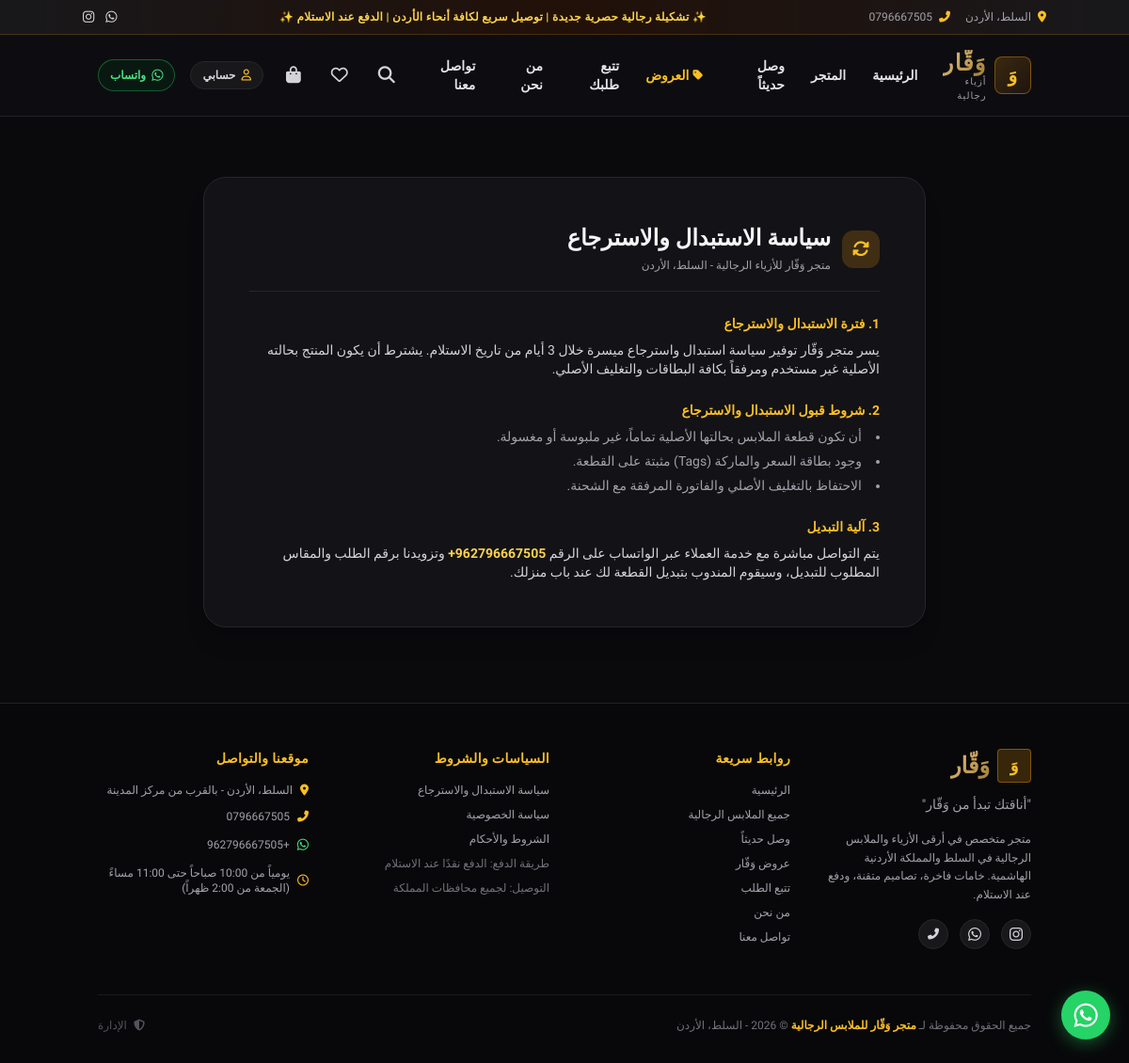
The page /returns on the database its author committed.
### tables this page shows
CREATE TABLE store_settings (
        key TEXT PRIMARY KEY,
        value TEXT NOT NULL
    );

### routes/store_routes.py (the view)
@store_bp.route('/returns')
def returns():
    return render_template('pages/returns.html')

### database.py (called while the page is built)
def get_database_url():
    url = os.environ.get('DATABASE_URL')
    if url and url.startswith("postgres://"):
        url = "postgresql://" + url[len("postgres://"):]
    return url

def is_postgres():
    return bool(get_database_url())

def get_db():
    if is_postgres():
        import psycopg2
        url = get_database_url()
        raw_conn = psycopg2.connect(url)
        return PostgresConnectionWrapper(raw_conn)
    else:
        conn = sqlite3.connect(DB_PATH)
        conn.row_factory = sqlite3.Row
        conn.execute("PRAGMA foreign_keys = ON;")
        return conn

def get_all_settings():
    conn = get_db()
    rows = conn.execute("SELECT key, value FROM store_settings").fetchall()
    conn.close()
    result = {}
    for row in rows:
        k = row['key'] if isinstance(row, dict) or hasattr(row, 'get') else row[0]
        v = row['value'] if isinstance(row, dict) or hasattr(row, 'get') else row[1]
        result[k] = v
    return result

### templates/pages/returns.html (shortened to what this page needs)
{% extends 'base.html' %}
{% block content %}
<div class="container mx-auto px-4 py-12">
  <div class="max-w-3xl mx-auto bg-[#121217] border border-zinc-800 rounded-3xl p-8 sm:p-12 shadow-xl">
    <div class="flex items-center gap-3 mb-6 pb-4 border-b border-zinc-800">
      <div class="w-10 h-10 rounded-xl bg-amber-500/20 text-amber-400 flex items-center justify-center text-lg font-bold">
        <i class="fas fa-sync-alt"></i>
      </div>
      <div>
        <h1 class="text-xl sm:text-2xl font-black text-zinc-100">سياسة الاستبدال والاسترجاع</h1>
        <span class="text-xs text-zinc-400">متجر وَقّار للأزياء الرجالية - السلط، الأردن</span>
      </div>
    </div>
    <div class="space-y-6 text-xs sm:text-sm text-zinc-300 leading-relaxed">
      <div>
        <h2 class="font-bold text-amber-400 mb-2 text-sm">1. فترة الاستبدال والاسترجاع</h2>
        <p>{{ settings.get('exchange_policy', 'يحق للعميل استبدال أو استرجاع الملابس خلال 3 أيام من تاريخ الاستلام.') }}</p>
      </div>
      <div>
        <h2 class="font-bold text-amber-400 mb-2 text-sm">2. شروط قبول الاستبدال والاسترجاع</h2>
        <ul class="list-disc list-inside space-y-1.5 text-zinc-400">
          <li>أن تكون قطعة الملابس بحالتها الأصلية تماماً، غير ملبوسة أو مغسولة.</li>
          <li>وجود بطاقة السعر والماركة (Tags) مثبتة على القطعة.</li>
          <li>الاحتفاظ بالتغليف الأصلي والفاتورة المرفقة مع الشحنة.</li>
        </ul>
      </div>
      <div>
        <h2 class="font-bold text-amber-400 mb-2 text-sm">3. آلية التبديل</h2>
        <p>يتم التواصل مباشرة مع خدمة العملاء عبر الواتساب على الرقم <strong class="text-amber-300" dir="ltr">{{ settings.get('whatsapp', '+962796667505') }}</strong> وتزويدنا برقم الطلب والمقاس المطلوب للتبديل، وسيقوم المندوب بتبديل القطعة لك عند باب منزلك.</p>
      </div>
    </div>
  </div>
</div>
{% endblock %}

### templates/base.html (shortened to what this page needs)
<!DOCTYPE html>
<html lang="ar" dir="rtl" class="scroll-smooth">
<head>
  <script src="https://cdn.tailwindcss.com"></script>
  <link rel="stylesheet" href="https://cdnjs.cloudflare.com/ajax/libs/font-awesome/6.5.1/css/all.min.css">
  <link rel="stylesheet" href="{{ url_for('static', filename='css/style.css') }}">
</head>
<body class="bg-[#0a0a0c] text-zinc-100 min-h-screen flex flex-col antialiased selection:bg-amber-500/30 selection:text-amber-200">
  {% if settings.get('announcement_bar') %}
  <div class="bg-gradient-to-r from-zinc-900 via-amber-950/40 to-zinc-900 text-amber-300 text-xs py-2 px-4 text-center font-medium border-b border-amber-500/20">
    <div class="container mx-auto flex items-center justify-between">
      <div class="hidden sm:flex items-center gap-4 text-zinc-400">
        <span><i class="fas fa-map-marker-alt text-amber-400 ml-1"></i> السلط، الأردن</span>
        <a href="tel:{{ settings.get('phone', '0796667505') }}" class="hover:text-amber-300 transition"><i class="fas fa-phone-alt text-amber-400 ml-1"></i> {{ settings.get('phone', '0796667505') }}</a>
      </div>
      <div class="flex-1 text-center font-semibold tracking-wide">
        {{ settings.get('announcement_bar') }}
      </div>
      <div class="hidden sm:flex items-center gap-3">
        <a href="https://wa.me/{{ settings.get('whatsapp', '+962796667505')|replace('+', '')|replace(' ', '') }}" target="_blank" class="text-zinc-300 hover:text-green-400 transition text-sm">
          <i class="fab fa-whatsapp"></i>
        </a>
        <a href="{{ settings.get('instagram_url', 'https://instagram.com/waqar_fashion199') }}" target="_blank" class="text-zinc-300 hover:text-pink-400 transition text-sm">
          <i class="fab fa-instagram"></i>
        </a>
      </div>
    </div>
  </div>
  {% endif %}
  <header class="sticky top-0 z-40 bg-[#0e0e12]/95 backdrop-blur-md border-b border-zinc-800/80 transition-all duration-300">
    <div class="container mx-auto px-4 py-3.5 flex items-center justify-between gap-4">
      <div class="flex items-center gap-3">
        <a href="{{ url_for('store.index') }}" class="flex items-center gap-2 group">
          <div class="w-10 h-10 rounded-lg bg-gradient-to-br from-amber-500/20 to-amber-700/10 border border-amber-500/40 flex items-center justify-center text-amber-400 text-xl font-black group-hover:border-amber-400 transition">
            وَ
          </div>
          <div>
            <span class="text-2xl font-black tracking-wider gold-gradient-text">وَقّار</span>
            <span class="block text-[10px] text-zinc-400 font-medium tracking-widest -mt-1">أزياء رجالية</span>
          </div>
        </a>
      </div>
      <nav class="hidden lg:flex items-center gap-7 text-sm font-semibold">
        <a href="{{ url_for('store.index') }}" class="text-zinc-200 hover:text-amber-400 transition py-1">الرئيسية</a>
        <a href="{{ url_for('store.shop') }}" class="text-zinc-200 hover:text-amber-400 transition py-1">المتجر</a>
        <a href="{{ url_for('store.shop', filter='new') }}" class="text-zinc-200 hover:text-amber-400 transition py-1">وصل حديثاً</a>
        <a href="{{ url_for('store.shop', filter='offer') }}" class="text-amber-400 hover:text-amber-300 transition py-1 flex items-center gap-1">
          <i class="fas fa-tag text-xs"></i> العروض
        </a>
        <a href="{{ url_for('store.track_order') }}" class="text-zinc-200 hover:text-amber-400 transition py-1">تتبع طلبك</a>
        <a href="{{ url_for('store.about') }}" class="text-zinc-200 hover:text-amber-400 transition py-1">من نحن</a>
        <a href="{{ url_for('store.contact') }}" class="text-zinc-200 hover:text-amber-400 transition py-1">تواصل معنا</a>
      </nav>
      <div class="flex items-center gap-2.5 sm:gap-4">
        <button type="button" onclick="openSearchModal()" class="text-zinc-300 hover:text-amber-400 p-2 text-lg transition" title="بحث">
          <i class="fas fa-search"></i>
        </button>
        <a href="{{ url_for('store.wishlist') }}" class="text-zinc-300 hover:text-amber-400 p-2 text-lg transition relative" title="المفضلة">
          <i class="far fa-heart"></i>
        </a>
        <a href="{{ url_for('store.cart_page') }}" class="text-zinc-300 hover:text-amber-400 p-2 text-lg transition relative" title="سلة الشراء">
          <i class="fas fa-shopping-bag"></i>
        </a>
        {% if current_customer %}
          <a href="{{ url_for('auth.profile') }}" class="hidden sm:flex items-center gap-2 text-xs font-semibold text-zinc-300 hover:text-amber-400 bg-zinc-900 border border-zinc-800 px-3 py-1.5 rounded-full transition">
            <i class="fas fa-user-check text-amber-400"></i>
            <span>{{ current_customer.name.split()[0] }}</span>
          </a>
        {% else %}
          <a href="{{ url_for('auth.login') }}" class="hidden sm:flex items-center gap-1.5 text-xs font-semibold text-zinc-300 hover:text-amber-400 bg-zinc-900 border border-zinc-800 px-3 py-1.5 rounded-full transition">
            <i class="far fa-user text-amber-400"></i>
            <span>حسابي</span>
          </a>
        {% endif %}
        <a href="https://wa.me/{{ settings.get('whatsapp', '+962796667505')|replace('+', '')|replace(' ', '') }}" target="_blank" class="hidden md:flex items-center gap-1.5 bg-green-950/40 border border-green-500/40 text-green-400 text-xs font-bold px-3 py-1.5 rounded-full hover:bg-green-600 hover:text-white transition">
          <i class="fab fa-whatsapp text-sm"></i>
          <span>واتساب</span>
        </a>
      </div>
    </div>
  </header>
  <main class="flex-1 pb-16 lg:pb-8">
    {% block content %}{% endblock %}
  </main>
  <a href="https://wa.me/{{ settings.get('whatsapp', '+962796667505')|replace('+', '')|replace(' ', '') }}" target="_blank" class="floating-whatsapp" title="تواصل معنا عبر واتساب">
    <i class="fab fa-whatsapp"></i>
  </a>
  <footer class="bg-[#08080a] border-t border-zinc-800/80 pt-12 pb-8 text-zinc-300 mt-auto">
    <div class="container mx-auto px-4">
      <div class="grid grid-cols-1 md:grid-cols-2 lg:grid-cols-4 gap-8 mb-12">
        <div>
          <div class="flex items-center gap-2 mb-3">
            <div class="w-9 h-9 rounded bg-amber-500/20 border border-amber-500/40 flex items-center justify-center text-amber-400 text-lg font-bold">وَ</div>
            <span class="text-2xl font-black gold-gradient-text">وَقّار</span>
          </div>
          <p class="text-sm text-zinc-400 mb-4 leading-relaxed">
            "{{ settings.get('tagline', 'أناقتك تبدأ من وَقّار') }}"
          </p>
          <p class="text-xs text-zinc-400 leading-relaxed mb-4">
            متجر متخصص في أرقى الأزياء والملابس الرجالية في السلط والمملكة الأردنية الهاشمية. خامات فاخرة، تصاميم متقنة، ودفع عند الاستلام.
          </p>
          <div class="flex items-center gap-3">
            <a href="https://instagram.com/waqar_fashion199" target="_blank" class="w-8 h-8 rounded-full bg-zinc-900 border border-zinc-800 flex items-center justify-center text-zinc-300 hover:text-pink-400 hover:border-pink-500/40 transition">
              <i class="fab fa-instagram"></i>
            </a>
            <a href="https://wa.me/{{ settings.get('whatsapp', '+962796667505')|replace('+', '')|replace(' ', '') }}" target="_blank" class="w-8 h-8 rounded-full bg-zinc-900 border border-zinc-800 flex items-center justify-center text-zinc-300 hover:text-green-400 hover:border-green-500/40 transition">
              <i class="fab fa-whatsapp"></i>
            </a>
            <a href="tel:{{ settings.get('phone', '0796667505') }}" class="w-8 h-8 rounded-full bg-zinc-900 border border-zinc-800 flex items-center justify-center text-zinc-300 hover:text-amber-400 hover:border-amber-500/40 transition">
              <i class="fas fa-phone-alt text-xs"></i>
            </a>
          </div>
        </div>
        <div>
          <h4 class="text-sm font-bold text-amber-400 mb-4 tracking-wide">روابط سريعة</h4>
          <ul class="flex flex-col gap-2.5 text-xs text-zinc-400">
            <li><a href="{{ url_for('store.index') }}" class="hover:text-amber-300 transition">الرئيسية</a></li>
            <li><a href="{{ url_for('store.shop') }}" class="hover:text-amber-300 transition">جميع الملابس الرجالية</a></li>
            <li><a href="{{ url_for('store.shop', filter='new') }}" class="hover:text-amber-300 transition">وصل حديثاً</a></li>
            <li><a href="{{ url_for('store.shop', filter='offer') }}" class="hover:text-amber-300 transition">عروض وَقّار</a></li>
            <li><a href="{{ url_for('store.track_order') }}" class="hover:text-amber-300 transition">تتبع الطلب</a></li>
            <li><a href="{{ url_for('store.about') }}" class="hover:text-amber-300 transition">من نحن</a></li>
            <li><a href="{{ url_for('store.contact') }}" class="hover:text-amber-300 transition">تواصل معنا</a></li>
          </ul>
        </div>
        <div>
          <h4 class="text-sm font-bold text-amber-400 mb-4 tracking-wide">السياسات والشروط</h4>
          <ul class="flex flex-col gap-2.5 text-xs text-zinc-400">
            <li><a href="{{ url_for('store.returns') }}" class="hover:text-amber-300 transition">سياسة الاستبدال والاسترجاع</a></li>
            <li><a href="{{ url_for('store.privacy') }}" class="hover:text-amber-300 transition">سياسة الخصوصية</a></li>
            <li><a href="{{ url_for('store.terms') }}" class="hover:text-amber-300 transition">الشروط والأحكام</a></li>
            <li><span class="text-zinc-500">طريقة الدفع: الدفع نقدًا عند الاستلام</span></li>
            <li><span class="text-zinc-500">التوصيل: لجميع محافظات المملكة</span></li>
          </ul>
        </div>
        <div>
          <h4 class="text-sm font-bold text-amber-400 mb-4 tracking-wide">موقعنا والتواصل</h4>
          <div class="flex flex-col gap-3 text-xs text-zinc-400">
            <div class="flex items-start gap-2">
              <i class="fas fa-map-marker-alt text-amber-400 mt-0.5"></i>
              <span>{{ settings.get('store_address', 'السلط، الأردن') }}</span>
            </div>
            <div class="flex items-center gap-2">
              <i class="fas fa-phone-alt text-amber-400"></i>
              <a href="tel:{{ settings.get('phone', '0796667505') }}" class="hover:text-zinc-100 transition">{{ settings.get('phone', '0796667505') }}</a>
            </div>
            <div class="flex items-center gap-2">
              <i class="fab fa-whatsapp text-green-400 text-sm"></i>
              <a href="https://wa.me/{{ settings.get('whatsapp', '+962796667505')|replace('+', '')|replace(' ', '') }}" target="_blank" class="hover:text-zinc-100 transition">{{ settings.get('whatsapp', '+962796667505') }}</a>
            </div>
            <div class="flex items-center gap-2">
              <i class="far fa-clock text-amber-400"></i>
              <span>{{ settings.get('working_hours', 'يومياً من 10 ص حتى 11 م') }}</span>
            </div>
          </div>
        </div>
      </div>
      <div class="border-t border-zinc-800/60 pt-6 flex flex-col sm:flex-row items-center justify-between text-xs text-zinc-500 gap-4">
        <div>
          جميع الحقوق محفوظة لـ <span class="text-amber-400 font-semibold">متجر وَقّار للملابس الرجالية</span> &copy; {{ current_year }} - السلط، الأردن
        </div>
        <div class="flex items-center gap-3">
          <a href="{{ url_for('admin.login') }}" class="text-zinc-600 hover:text-amber-400 transition"><i class="fas fa-shield-alt ml-1"></i> الإدارة</a>
        </div>
      </div>
    </div>
  </footer>
</body>
</html>

### static/css/style.css (style rules this page uses)
:root { --waqar-gold: #c5a059; --waqar-gold-light: #dfc282; --waqar-gold-dark: #9f7e34; --waqar-dark: #0a0a0c; --waqar-card: #121216; --waqar-border: #22222a; --waqar-text: #f4f4f5; --waqar-muted: #a1a1aa; }
* { font-family: 'Tajawal', 'IBM Plex Sans Arabic', -apple-system, BlinkMacSystemFont, sans-serif; }
body { background-color: #0b0b0e; color: #ededf0; overflow-x: hidden; }
.gold-gradient-text { background: linear-gradient(135deg, #dfc282 0%, #c5a059 50%, #9f7e34 100%); -webkit-background-clip: text; -webkit-text-fill-color: transparent; }
.floating-whatsapp { position: fixed; bottom: 75px; right: 20px; z-index: 45; width: 52px; height: 52px; border-radius: 50%; background: #25D366; color: #fff; display: flex; align-items: center; justify-content: center; font-size: 1.8rem; box-shadow: 0 4px 18px rgba(37, 211, 102, 0.4); transition: transform 0.2s ease, box-shadow 0.2s ease; }
@media (min-width: 768px) { .floating-whatsapp { bottom: 25px; } }

### rows shown on the page
store_settings: get "0796667505"
store_settings: get "✨ تشكيلة رجالية حصرية جديدة | توصيل سريع لكافة أنحاء الأردن | الدفع عند الاستلام ✨"
store_settings: get "يسر متجر وَقّار توفير سياسة استبدال واسترجاع ميسرة خلال 3 أيام من تاريخ الاستلام. يشترط أن يكون المنتج بحالته الأصلية غير مستخدم ومرفقاً بكافة البطاقات والتغليف الأصلي."
store_settings: get "+962796667505"
store_settings: get "أناقتك تبدأ من وَقّار"
store_settings: get "السلط، الأردن - بالقرب من مركز المدينة"
store_settings: get "يومياً من 10:00 صباحاً حتى 11:00 مساءً (الجمعة من 2:00 ظهراً)"
